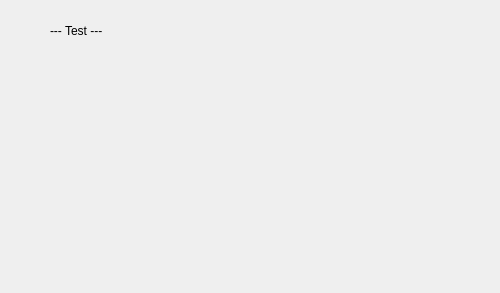
<?xml version="1.0" encoding="UTF-8"?>
<ui version="4.0">
 <class>MainWindow</class>
 <widget class="QMainWindow" name="MainWindow">
  <property name="geometry">
   <rect>
    <x>0</x>
    <y>0</y>
    <width>500</width>
    <height>293</height>
   </rect>
  </property>
  <property name="windowTitle">
   <string>MainWindow</string>
  </property>
  <widget class="QWidget" name="centralwidget">
   <widget class="QLabel" name="label">
    <property name="geometry">
     <rect>
      <x>50</x>
      <y>20</y>
      <width>81</width>
      <height>21</height>
     </rect>
    </property>
    <property name="text">
     <string>--- Test ---</string>
    </property>
   </widget>
  </widget>
 </widget>
 <resources/>
 <connections/>
</ui>
